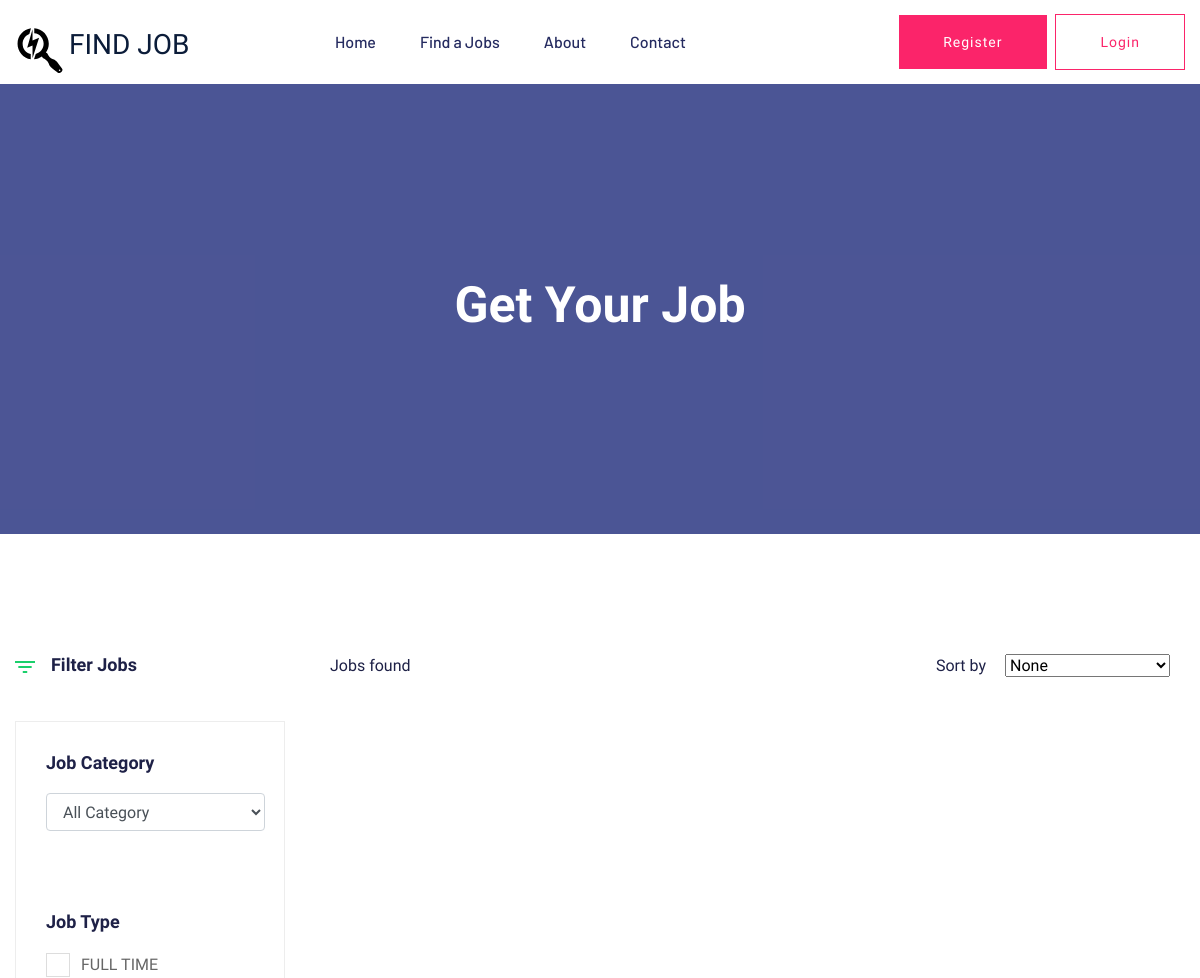
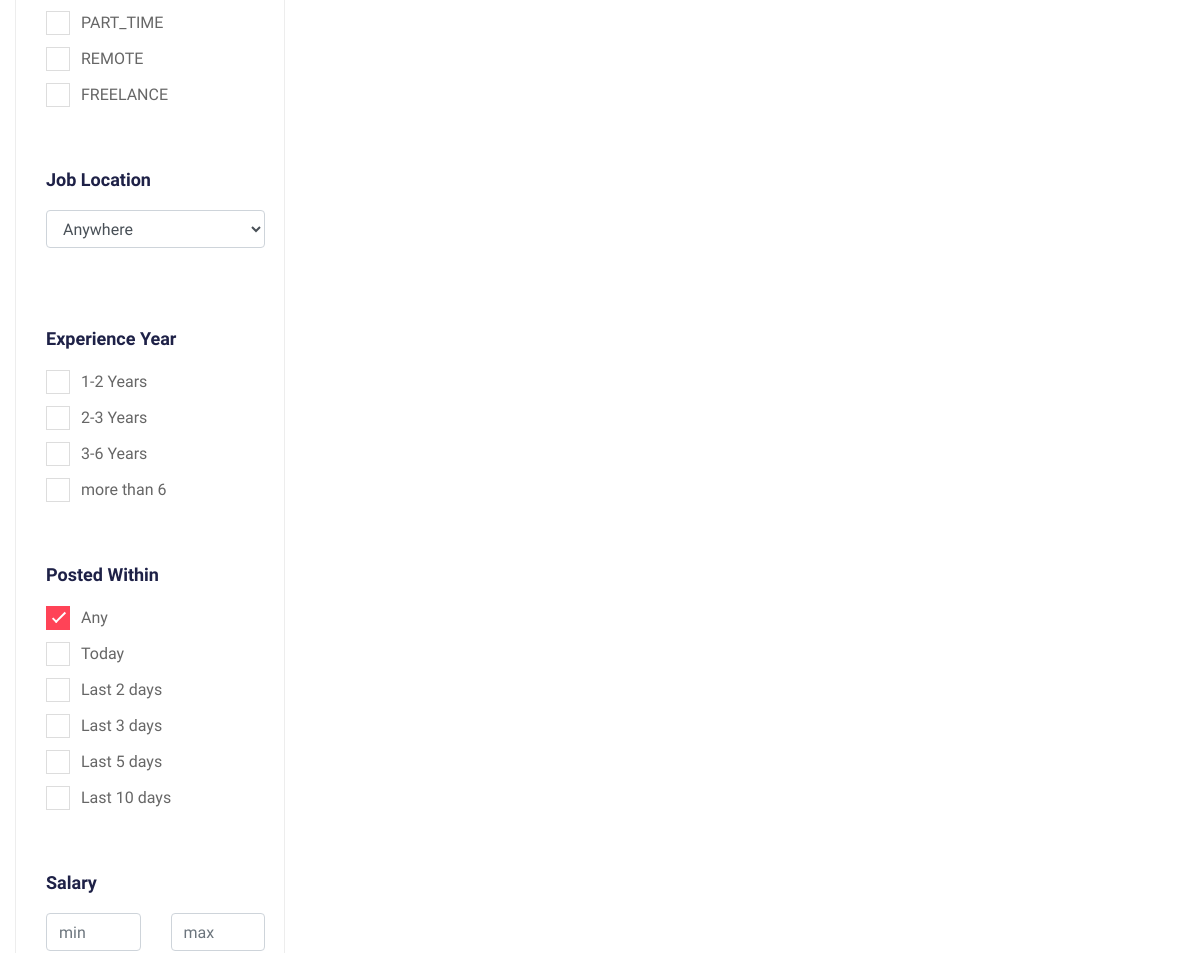
The page /job-list/ (upper part) on the database as committed earlier (2 pictures, top to bottom).
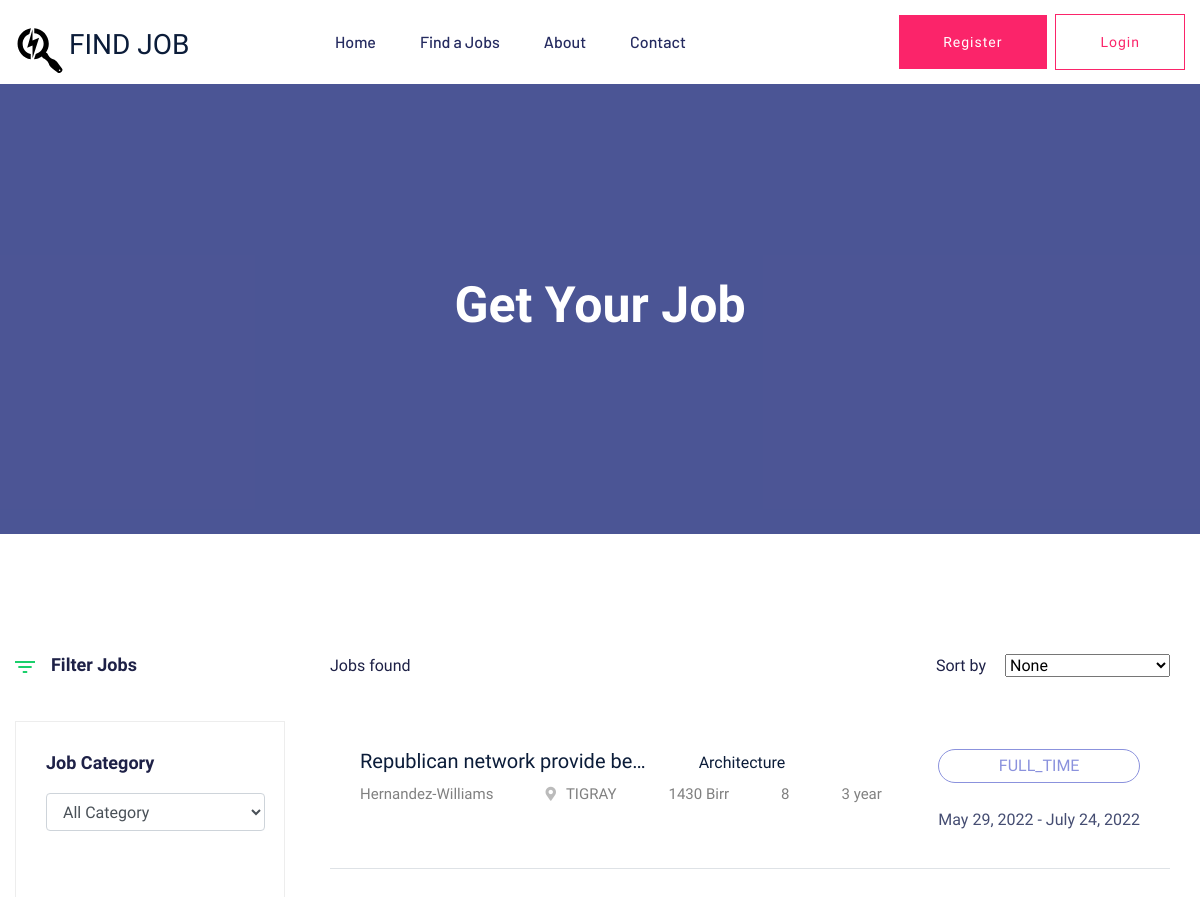
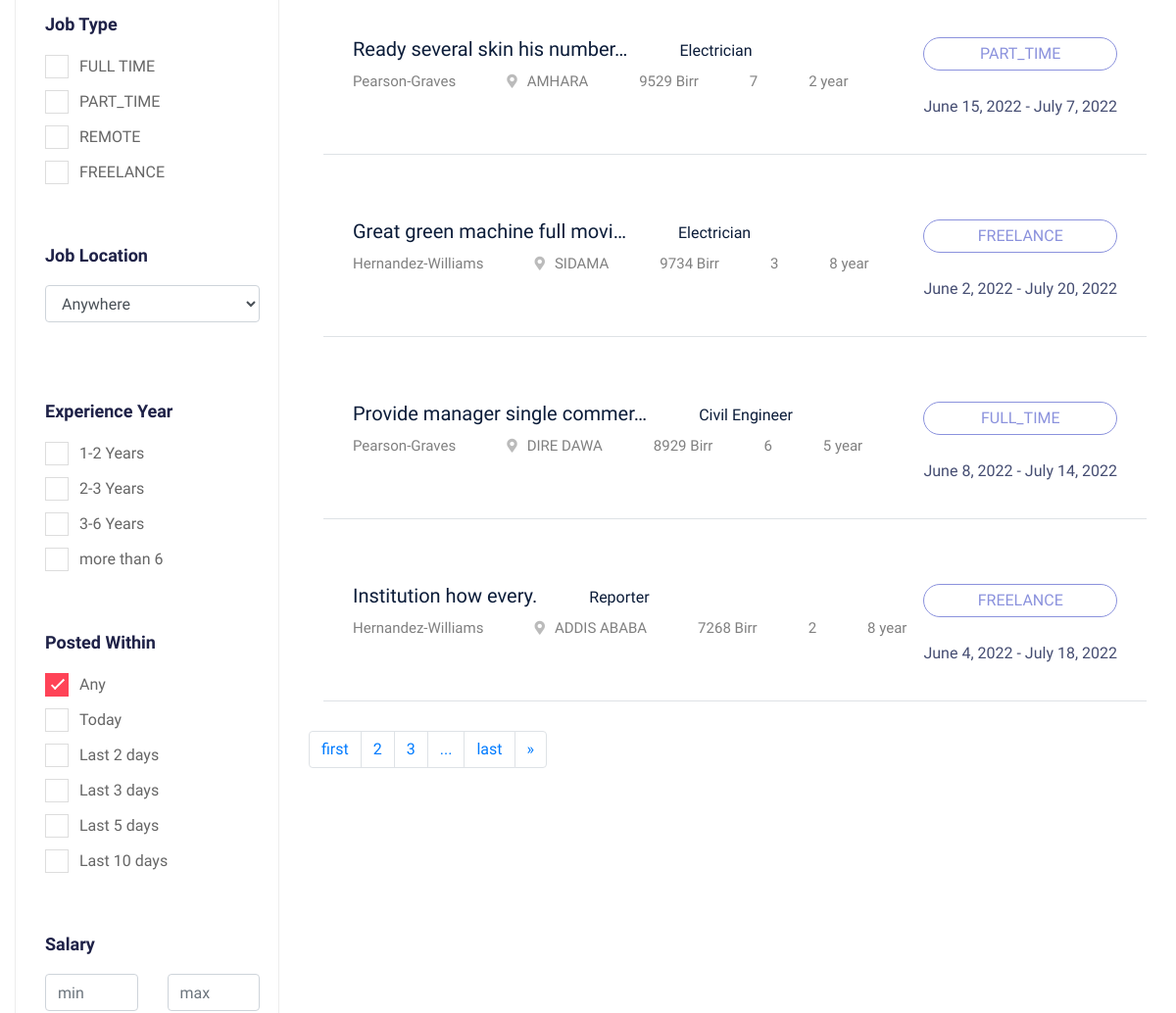
The same page on the database as committed later (2 pictures, top to bottom).
### apps/jobsearch/models.py (models this page shows, shortened)
class Job(models.Model):
    company = models.ForeignKey(Company,on_delete=models.CASCADE)
    start_date = models.DateField()
    end_date = models.DateField()
    title = models.CharField(max_length=300)
    description = models.TextField()
    category = models.CharField(max_length=40,choices=JOB_CATEGORIES)
    requirement = models.TextField(help_text='requirements for job')
    education_level = models.CharField(max_length=15,choices=EDUCATIONAL_LEVEL_CHOICES)
    experience = models.TextField(help_text='required experience for job')
    experience_year = models.IntegerField(default=0)
    salary = models.IntegerField(default=0)
    type = models.CharField(max_length=15,choices=JOB_TYPE_CHOICES)
    region = models.CharField(max_length=30,choices=REGION_CHOICES)
    vacancy = models.IntegerField(default=1)
    created_at = models.DateTimeField(auto_now_add=True)
    updated_at = models.DateTimeField(auto_now=True)

class Company(models.Model):
    employee = models.OneToOneField(Employer, on_delete=models.CASCADE)
    name = models.CharField(max_length=300)
    region = models.CharField(max_length=30,choices=REGION_CHOICES)
    city = models.CharField(max_length=15,choices=CITY_CHOICE)
    document = models.FileField(upload_to="company",blank=True,null=True)
    description = models.TextField()
    created_at = models.DateTimeField(auto_now_add=True)
    updated_at = models.DateTimeField(auto_now=True)
    email = models.EmailField()
    status = models.BooleanField(default=False)

### apps/jobsearch/views.py (the view, shortened to what this page needs)
# urls.py: path('job-list/',views.job_list,name='job-list'),
def job_list(request, category=None):
    jobs = Job.objects.all()
    query = request.GET
    if request.GET.get('category_from_index'):
        jobs = jobs.filter(category=request.GET.get('category_from_index'))
    paginator = Paginator(jobs,5)
    page_number = request.GET.get('page')
    jobs = paginator.get_page(page_number)
    context = {
        'jobs': jobs,
        'job_category': JOB_CATEGORIES,
        'job_location': REGION_CHOICES,
        'job_type': JOB_TYPE_CHOICES,
    }
    return render(request, 'jobsearch/job_listing.html', context=context)

### apps/jobsearch/templates/jobsearch/job_listing.html (shortened to what this page needs)
{% extends 'base.html' %} {%load static%} {%block content%}
<div class="slider-area">
  <div
    class="single-slider section-overly slider-height2 d-flex align-items-center"
    data-background="{% static 'assets/img/hero/about.jpg' %}"
  >
    <div class="container">
      <div class="row">
        <div class="col-xl-12">
          <div class="hero-cap text-center">
            <h2>Get your job</h2>
          </div>
        </div>
      </div>
    </div>
  </div>
</div>
<div class="job-listing-area pt-120 pb-120">
  <div class="container">
    <div class="row">
      <div class="col-xl-3 col-lg-3 col-md-4">
        <div class="row">
          <div class="col-12">
            <div class="small-section-tittle2 mb-45">
              <div class="ion">
              </div>
              <h4>Filter Jobs</h4>
            </div>
          </div>
        </div>
        <div class="job-category-listing mb-50">
          <form action="#">
            <div class="single-listing">
              <div class="small-section-tittle2">
                <h4>Job Category</h4>
              </div>
              <div class="select-job-items2f">
                <select name="category" class="form-control" v-model="cateogry">
                  <option value="all">All Category</option>
                </select>
              </div>
              <div class="select-Categories pt-80 pb-50">
                <div class="small-section-tittle2">
                  <h4>Job Type</h4>
                </div>
                {% for type in job_type %}
                <label class="container"
                  >{{type.1}}
                  <span class="checkmark"></span>
                </label>
                {% endfor %}
              </div>
            </div>
            <div class="single-listing">
              <div class="small-section-tittle2">
                <h4>Job Location</h4>
              </div>
              <div class="">
                <select name="location" class="form-control" v-model="type">
                  <option value="anywhere">Anywhere</option>
                </select>
              </div>
              <div class="select-Categories pt-80 pb-50">
                <div class="small-section-tittle2">
                  <h4>Experience Year</h4>
                </div>
                <label class="container"
                  >1-2 Years
                  <span class="checkmark"></span>
                </label>
                <label class="container"
                  >2-3 Years
                  <span class="checkmark"></span>
                </label>
                <label class="container"
                  >3-6 Years
                  <span class="checkmark"></span>
                </label>
                <label class="container"
                  >more than 6
                  <span class="checkmark"></span>
                </label>
              </div>
            </div>
            <div class="single-listing">
              <div class="select-Categories pb-50">
                <div class="small-section-tittle2">
                  <h4>Posted Within</h4>
                </div>
                <label class="container"
                  >Any
                  <span class="checkmark"></span>
                </label>
                <label class="container"
                  >Today
                  <span class="checkmark"></span>
                </label>
                <label class="container"
                  >Last 2 days
                  <span class="checkmark"></span>
                </label>
                <label class="container"
                  >Last 3 days
                  <span class="checkmark"></span>
                </label>
                <label class="container"
                  >Last 5 days
                  <span class="checkmark"></span>
                </label>
                <label class="container"
                  >Last 10 days
                  <span class="checkmark"></span>
                </label>
              </div>
            </div>
            <div class="small-section-tittle2">
              <h4>Salary</h4>
              <div class="row">
                <div class="col">
                  <input
                    type="text"
                    name="min-salary"
                    class="form-control"
                    placeholder="min"
                  />
                </div>
                <div class="col">
                  <input
                    type="text"
                    name="max-salary"
                    class="form-control"
                    placeholder="max"
                  />
                </div>
              </div>
            </div>
          </form>
        </div>
      </div>
      <div class="col-xl-9 col-lg-9 col-md-8">
        <section class="featured-job-area">
          <div class="container">
            <div class="row">
              <div class="col-lg-12">
                <div class="count-job mb-35">
                  <span>{{jobs.count}} Jobs found</span>
                  <div class="select-job-items">
                    <form action="{%url 'job-list' %}" id="sortJobForm">
                      <span>Sort by</span>
                      <select name="jobSort" id="jobSort" onchange="sort()">
                        <option value="">None</option>
                      </select>
                    </form>
                  </div>
                </div>
              </div>
            </div>
            {% for job in jobs %}
            <div class="single-job-items mb-30 border-bottom border-bottom-1">
              <div class="job-items">
                <div class="job-tittle job-tittle2">
                  <a href="{% url 'job-detail' job.id %}">
                    <h5>
                      {{job.title|truncatechars:30}}
                      <small class="ml-5"> {{job.category}}</small>
                    </h5>
                  </a>
                  <ul>
                    <li title="company">{{job.company.name}}</li>
                    <li><i class="fas fa-map-marker-alt"></i>{{job.region}}</li>
                    <li>{{job.salary}} Birr</li>
                    <li title="job vacancy">{{job.vacancy}}</li>
                    <li title="experience year required">
                      {{job.experience_year}} year
                    </li>
                  </ul>
                </div>
              </div>
              <div class="items-link items-link2 f-right">
                <a href="{%url 'job-detail' job.id%} ">{{job.type}}</a>
                <span title="applicaion start-deadline"
                  >{{job.start_date}} - {{job.end_date}}</span
                >
              </div>
            </div>
            {% endfor %}
          </div>
        </section>
        {% if jobs.paginator.num_pages >= 2 %}
        <nav aria-label="Page navigation example">
          <ul class="pagination">
            <li class="page-item">
              <a class="page-link" href="?page=1" aria-label="Next">
                first
              </a>
            </li>
            {% if jobs.paginator.num_pages >= 2 %}
              <li class="page-item"><a class="page-link" href="?page=2">2</a></li>
            {% endif %}
            {% if jobs.paginator.num_pages >= 3 %}
            <li class="page-item"><a class="page-link" href="?page=3">3</a></li>
          {% endif %}
            <li class="page-item"><a class="page-link" href="#">...</a></li>
            {% if jobs.has_next %}
            <li class="page-item"><a class="page-link" href="?page={{jobs.paginator.num_pages}}">last</a></li>
            <li class="page-item">
              <a class="page-link" href="?page={{ jobs.next_page_number }}" aria-label="Next">
                <span aria-hidden="true">&raquo;</span>
              </a>
            </li>
            {% endif %}
          </ul>
        </nav>
        {% endif %}
      </div>
    </div>
  </div>
</div>
{%endblock%}

### templates/base.html (shortened to what this page needs)
<!DOCTYPE html>
{%load static%}
<html class="no-js" lang="zxx">
  <head>
    <link rel="stylesheet" href="{% static 'assets/css/bootstrap.min.css' %}" />
    <link rel="stylesheet" href="{% static 'assets/css/slicknav.css' %}" />
    <link
      rel="stylesheet"
      href="{% static 'assets/css/fontawesome-all.min.css' %}"
    />
    <link rel="stylesheet" href="{% static 'assets/css/themify-icons.css' %}" />
    <link rel="stylesheet" href="{% static 'assets/css/slick.css' %}" />
    <link rel="stylesheet" href="{% static 'assets/css/style.css' %}" />
  </head>
  <body>
    {% include 'includes/header.html' %}
    <main>
       {% block content %} {% endblock content %}
    </main>
  </body>
</html>

### templates/includes/header.html (shortened to what this page needs)
<header>
  <div class="header-area header-transparrent">
    <div class="headder-top header-sticky">
      <div class="container">
        <div class="row align-items-center">
          <div class="col-lg-3 col-md-2">
            <div class="logo mt-3">
              <a href="{%url 'home' %}">
                <h3 class="d-inline">FIND JOB</h3>
              </a>
            </div>
          </div>
          <div class="col-lg-9 col-md-9">
            <div class="menu-wrapper">
              <div class="main-menu">
                <nav class="d-none d-lg-block">
                  <ul id="navigation">
                    <li><a href="{% url 'home' %}">Home</a></li>
                    <li><a href="{% url 'job-list'%}">Find a Jobs </a></li>
                    <li><a href="{% url 'about'%}">About</a></li>
                    <li><a href="{%url 'contact' %}">Contact</a></li>
                  </ul>
                </nav>
              </div>
              {% if not user.is_authenticated%}
              <div class="header-btn d-none f-right d-lg-block">
                <a href="{%url 'create-account' %}" class="btn head-btn1"
                  >Register</a
                >
                <a href="{%url 'login' %}" class="btn head-btn2">Login</a>
              </div>
              {%endif%}
            </div>
          </div>
          <div class="col-12">
          </div>
        </div>
      </div>
    </div>
  </div>
</header>

### templates/includes/footer.html (shortened to what this page needs)
{%load static%}

Rows that differ between the two databases and show on the page:
added Job: title "Republican network provide be…", category "Architecture", company.name "Hernandez-Williams", region "TIGRAY", salary "1430", vacancy "8", experience_year "3", type "FULL_TIME", start_date "May 29, 2022", end_date "July 24, 2022"
added Job: title "Ready several skin his number…", category "Electrician", company.name "Pearson-Graves", region "AMHARA", salary "9529", vacancy "7", experience_year "2", type "PART_TIME", start_date "June 15, 2022", end_date "July 7, 2022"
added Job: title "Great green machine full movi…", category "Electrician", company.name "Hernandez-Williams", region "SIDAMA", salary "9734", vacancy "3", experience_year "8", type "FREELANCE", start_date "June 2, 2022", end_date "July 20, 2022"
added Job: title "Provide manager single commer…", category "Civil Engineer", company.name "Pearson-Graves", region "DIRE DAWA", salary "8929", vacancy "6", experience_year "5", type "FULL_TIME", start_date "June 8, 2022", end_date "July 14, 2022"
added Job: title "Institution how every.", category "Reporter", company.name "Hernandez-Williams", region "ADDIS ABABA", salary "7268", vacancy "2", experience_year "8", type "FREELANCE", start_date "June 4, 2022", end_date "July 18, 2022"
Other text that changed with them:
text now shown: "first 2 3 ... last »"
